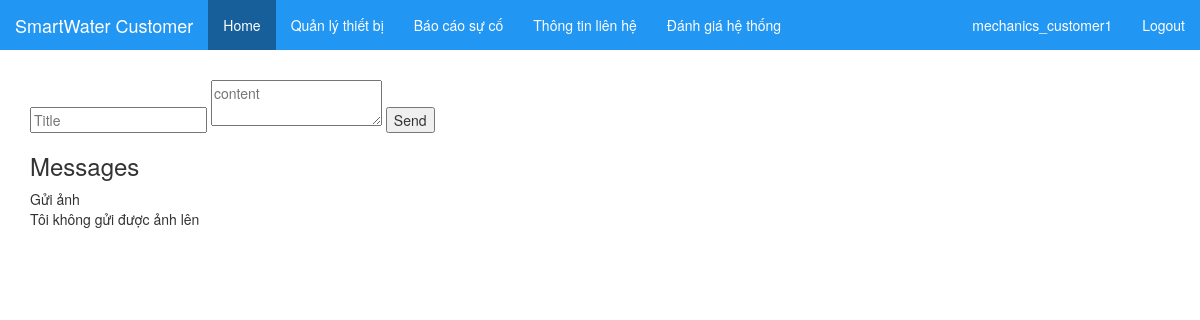
Screenshot of /customer/issue_message (signed in) with the database file from the repository.
### sysauth/models.py (models this page shows, shortened)
class User(AbstractUser):
    is_customer = models.BooleanField(default=False,blank=True)
    is_water_company_staff = models.BooleanField(default=False,blank=True)
    is_water_department_staff = models.BooleanField(default=False,blank=True)

### main/models.py (models this page shows, shortened)
class IssueMessage(models.Model):
    customer = models.ForeignKey(Customer,related_name='issue_messages')
    title = models.CharField(max_length = 255)
    content = models.TextField()
    created_at = models.DateTimeField(auto_now=True)

### customer/views.py (the view)
def issue_message(request):
    if not request.user.is_authenticated() or not request.user.is_customer:
        return HttpResponse('Chi danh cho Customer')
    if request.method == 'POST':
        title = request.POST.get('title')
        content = request.POST.get('content')
        IssueMessage.objects.create(
            customer=request.user.customer_profile, title=title, content=content)
        return render(request, 'customer/issue_message.html', {
            'messages': request.user.customer_profile.issue_messages.all()
        })
    else:
        return render(request, 'customer/issue_message.html', {
            'messages': request.user.customer_profile.issue_messages.all()
        })

### customer/templates/customer/issue_message.html (shortened to what this page needs)
{% extends 'customer/customer_base.html' %}
{% block content %}
<div class="container">
  <div>
    <div>
      <form method="POST">
        <input type="text" name='title' placeholder="Title" />
        <textarea name='content' placeholder="content"></textarea>
        <button type="submit">Send</button>
      </form>
    </div>
    <h3>Messages</h3>
    {% for m in messages %}
      <div>
        {{m.title}}
      </div>
      <div>
        {{m.content}}
      </div>
    {% empty %}
      Empty
    {% endfor %}
  </div>
</div>
{% endblock %}

### main/templates/main/header.html (shortened to what this page needs)
<div class="header">
  <nav class="navbar navbar-inverse navbar-fixed-top">
    <div class="container-fluid">
      <div class="navbar-header">
        <a class="navbar-brand" href="/">
          {% block brand %}{% endblock %}
        </a>
      </div>
      <div class="collapse navbar-collapse" id="myNavbar">
        <ul class="nav navbar-nav">
          {% block navbar %}
          <li class="active"><a href="/">Home</a></li>
          {% block navbar_1 %}{% endblock %} {% endblock %}
        </ul>
        {% if request.user.is_authenticated %}
        <ul class="nav navbar-nav navbar-right">
          <p class="navbar-text">
            {{ request.user.username}}
          </p>
          <li>
            <a href="/auth/logout">Logout</a>
          </li>
        </ul>
        {% endif %}
      </div>
    </div>
  </nav>
</div>

### main/static/main/css/header.css (style rules this page uses)
.header { background: #2196F3;; color: white;; }
.header .navbar { background: #2196F3;; border: none; }
.header .navbar .navbar-header { color: white; }
.header .navbar .navbar-header a { color: white; }
.header .navbar ul li a { color: white; }
.header .navbar ul li.active a { background: #165f9a; }
.header .navbar-text { color: white; }

### rows the page displays
User: user.username "mechanics_customer1"
IssueMessage: title "Gửi ảnh", content "Tôi không gửi được ảnh lên"
